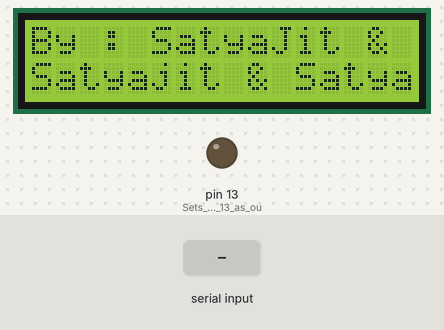
Bench run of a sketch on a simulated Arduino Uno, built with avr-gcc and run on an emulated ATmega328P. On the bench: 16×2 character LCD, output pins drawn as LEDs (lit = HIGH). The inputs (shaded band) are chosen by the test bench. What the sketch prints to the serial monitor is not drawn.

Above: at 2.1 s.
At 5.2 s:
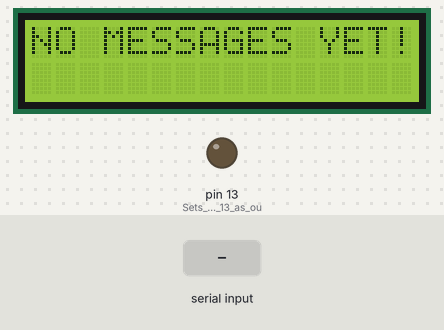
5.3 s: "ON\n" received over Serial
At 8.0 s:
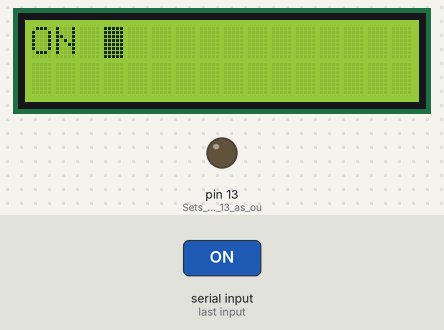
8.3 s: "OFF\n" received over Serial
At 11.0 s:
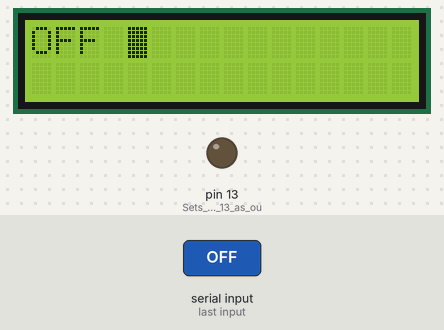
11.3 s: "1\n" received over Serial
At 13.4 s:
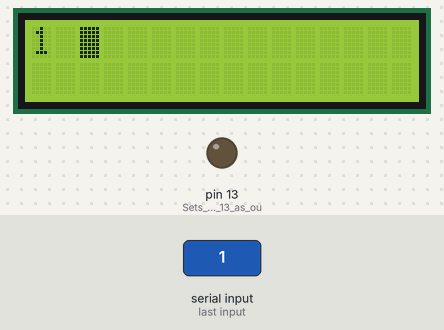
Timing chart, 0 to 14.9 s (numbered marks = the images above; inputs shaded):
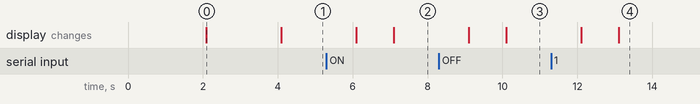

The sketch:

Adruino_Code_Source.ino
```cpp
/*
 *  Coder - SatyaJit Pradhan
 *  Website - http://SatyaJiit.XyZ
 *  Source will be Available on GitHub : http://GitHub.com/SatyaJiit
 *  This program lets you to control a LED on pin 13 of arduino using a bluetooth module and show msg on the LED
 *  VERSION : 1.0.0
 */

#include<LiquidCrystal.h>


LiquidCrystal lcd(12,11,5,4,3,2);

String data = "NO MESSAGES YET!";
String fetch="";    //Variable for storing received data
int flag=0;
void setup()
{
  Serial.begin(9600);         //Sets the data rate in bits per second (baud) for serial data transmission
  pinMode(13, OUTPUT);    //Sets digital pin 13 as output pin
  lcd.begin(16,2);
  lcd.clear();


lcd.blink();


if(flag==0){
   lcd.clear();
  lcd.print("A PROJECT ON : ");
  lcd.setCursor(0,1);
  lcd.print("HOME AUTOMATION");
 delay(2000);
  lcd.clear();
  lcd.print("By : SatyaJit");
    lcd.clear();
  lcd.print("By : SatyaJit &");
    lcd.setCursor(0,1);
 lcd.print("Satyajit & ");
 lcd.setCursor(0,1);
  lcd.print("Satyajit & Satyajit");

 delay(2000);
  lcd.clear();
}

}
void loop()
{


lcd.blink();

lcd.clear();

//here


  if(Serial.available() > 0)  // Send data only when you receive data:
  {


      fetch= Serial.readString();

         //Read the incoming data and store it into variable data

     if(fetch!="OFF"&&fetch!="ON"){

    data=fetch;

     }


    Serial.print(fetch);        //Print Value inside data in Serial monitor
    Serial.print("\n");        //New line
    if(fetch == "ON"){            //
      digitalWrite(13, LOW);
      Serial.print("Switched ON");
      Serial.print("\n");
      lcd.print("DEVICE ON");
       delay(1000);
      lcd.clear();
    }
    //If value is 1 then LED turns ON
    else if(fetch == "OFF")       //
      {digitalWrite(13, HIGH);
      Serial.print("Switched LOW");
       lcd.print("DEVICE OFF!");
        delay(1000);
      lcd.clear();
      }//


  }


if(data.length()>16){ //IF STRING IS TOOOOOO LONG...Apply Some Logic

      String s1=data.substring(0,16);
      String s2=data.substring(16);
      lcd.print(s1);
      lcd.setCursor(0,1);
      lcd.print(s2);
    }

else {}
lcd.print(data);


  delay(1000);


}
```

Measured:
- after the input at 5.3 s, the display: first changes after 0.80 s (image 2 shows a later state)
- after the input at 8.3 s, the display: first changes after 0.80 s (image 3 shows a later state)
- after the input at 11.3 s, the display: first changes after 0.81 s (image 4 shows a later state)
- what the display in image 0 shows lasts 2.0 s, from 2.1 s to 4.1 s
